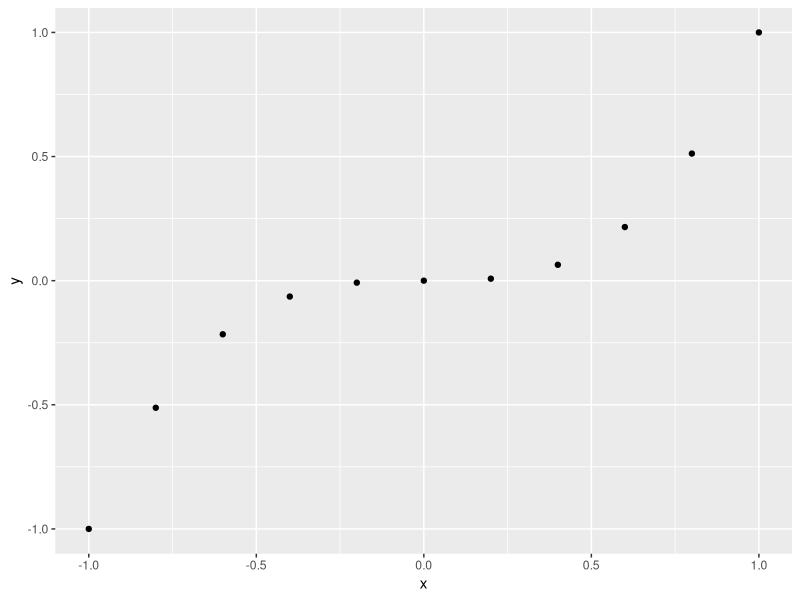
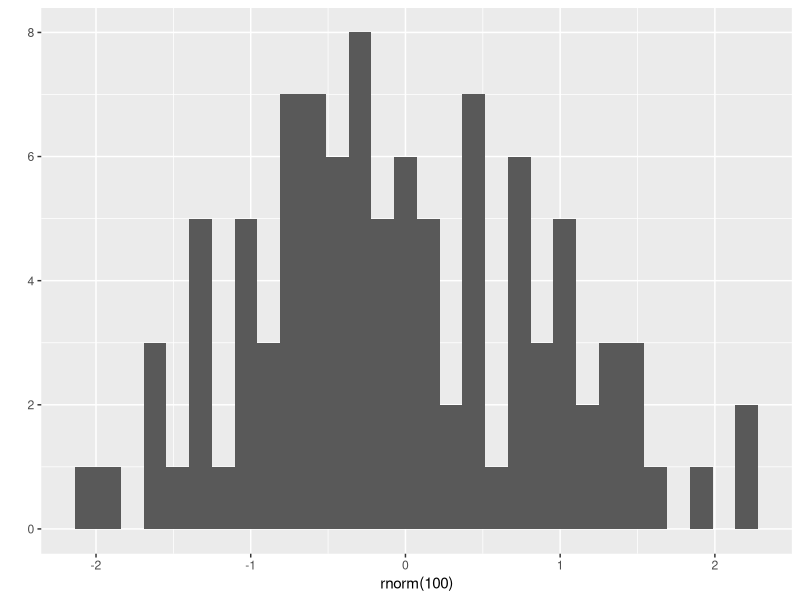

Here is the R script that generated these plots, in order:
# ggplot2

library(ggplot2)

x <- c(-1, -0.8, -0.6, -0.4, -0.2, 0, 0.2, 0.4, 0.6, 0.8, 1)
x

y <- x^3
y

qplot(x, y)

qplot(rnorm(100))

